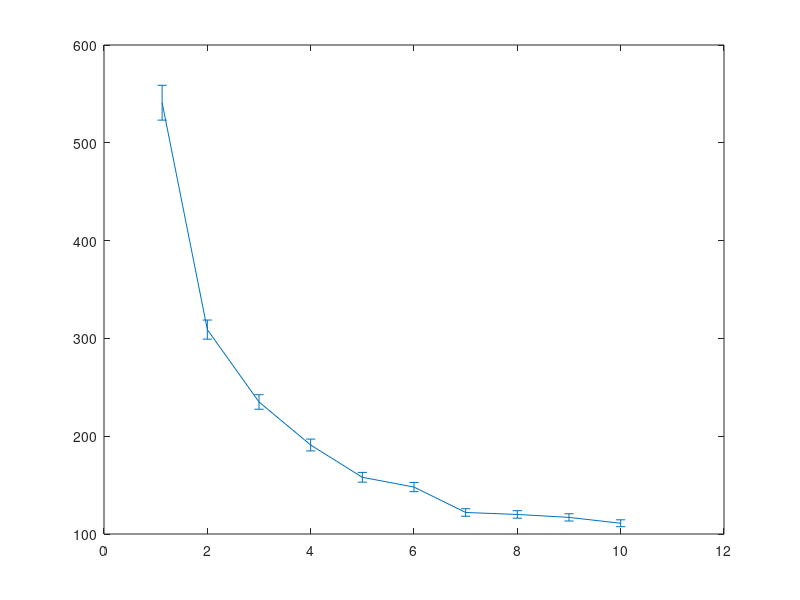

MATLAB code for this plot: (Note: this script raises an error after producing the figure.)
clear all;
close all;
clc;

vin=[1.125 2 3 4 5 6 7 8 9 10];
sigma=[541 309 235 191 158 148 122 120 117 111];
err=[1/sqrt(923)*sigma(1) 1/sqrt(1000)*sigma(2) 1/sqrt(1000)*sigma(3) ...
    1/sqrt(1000)*sigma(4) 1/sqrt(1000)*sigma(5) 1/sqrt(992)*sigma(6) ...
    1/sqrt(1000)*sigma(7) 1/sqrt(975)*sigma(8) 1/sqrt(1000)*sigma(9) 1/sqrt(998)*sigma(10)];

fitfun=@(A,x)sqrt(A(1)*x.^(-2)+A(2));
xf0=[0.9,140];
A=lsqcurvefit(fitfun,xf0,vin(1:end),sigma(1:end));

%plot(vin,sigma,'r*');
E1=errorbar(vin,sigma,err);
set(E1,'LineStyle', 'none ','Color', 'r','LineWidth', 3, 'Marker', '*', 'MarkerSize', 8, ...
         'MarkerEdgeColor', [.2 .2 .2], 'MarkerFaceColor' , [0,1,1]);
xlabel('input(mV)');
ylabel('jitter rms(ps)');
grid on
hold on

times = linspace(vin(1),vin(end));
plot(times,fitfun(A,times),'b--','LineWidth', 2)
hold on

simin=[1.125 2 6 8];
simsig=[407 189 60.4 44.7];
simerr=[1/sqrt(40)*simsig(1) 1/sqrt(40)*simsig(2) 1/sqrt(40)*simsig(3) 1/sqrt(40)*simsig(4)];
E2=errorbar(simin,simsig,simerr);
set(E2,'LineStyle', 'none ','Color', 'g','LineWidth', 3, 'Marker', '.', 'MarkerSize', 8, ...
         'MarkerEdgeColor', [.2 .2 .2], 'MarkerFaceColor' , [0,1,1]);
legend('measurement data','measured data fitting','simulation data');
title('Board 3 T12 timing performance');
